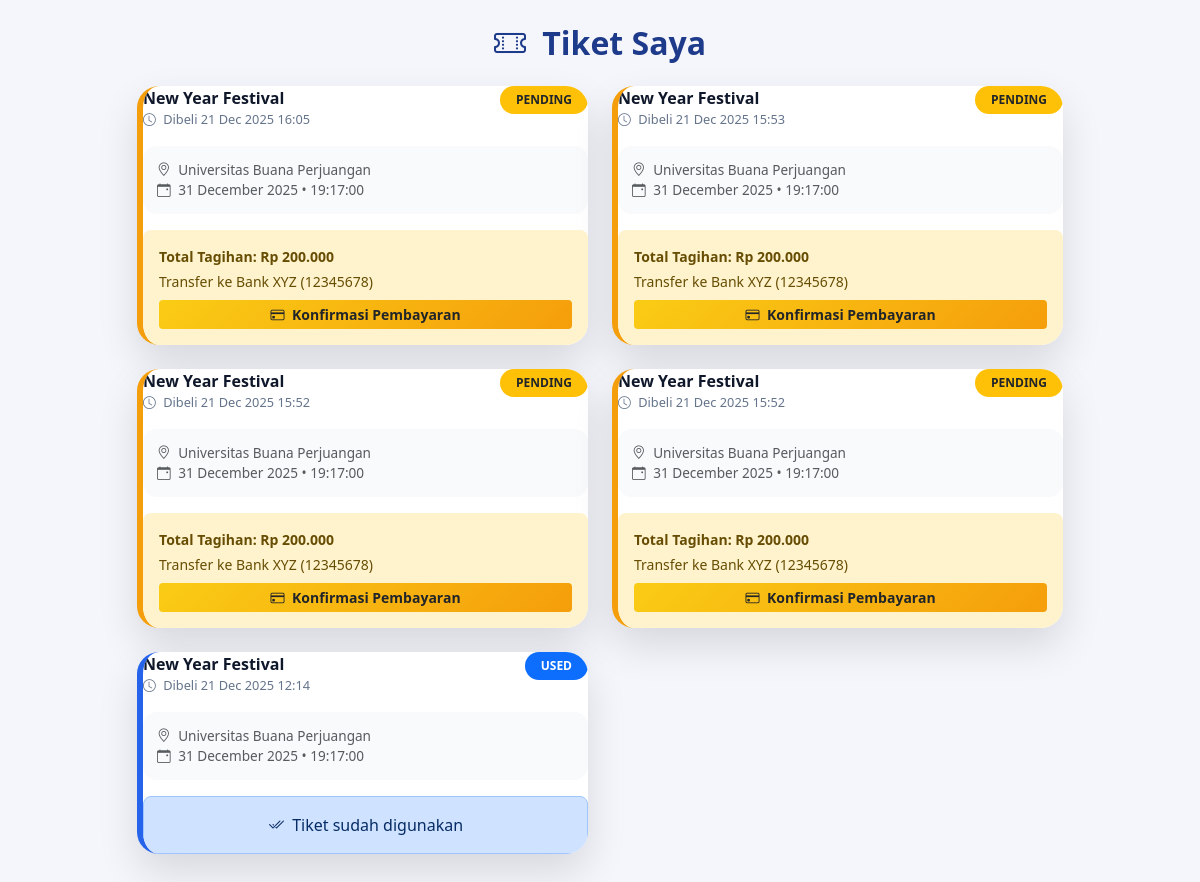
The app's page /user/my_tickets.php (signed in) with its own data.
### tables this page shows
CREATE TABLE `tickets` (
  `id` int(11) UNSIGNED NOT NULL,
  `user_id` int(11) UNSIGNED NOT NULL,
  `event_id` int(11) UNSIGNED NOT NULL,
  `ticket_code` varchar(16) NOT NULL,
  `transaction_code` varchar(32) DEFAULT NULL,
  `price` decimal(10,0) NOT NULL,
  `status` enum('PENDING','PAID','USED','CANCELED') NOT NULL DEFAULT 'PENDING',
  `purchase_date` timestamp NOT NULL DEFAULT current_timestamp(),
  `payment_date` datetime DEFAULT NULL,
  `used_at` datetime DEFAULT NULL,
  `reminder_sent` tinyint(1) DEFAULT 0,
  `reminder_sent_at` datetime DEFAULT NULL,
  `payment_method` varchar(50) DEFAULT NULL,
  `payment_proof` varchar(255) DEFAULT NULL
);

CREATE TABLE `events` (
  `id` int(11) UNSIGNED NOT NULL,
  `title` varchar(255) NOT NULL,
  `event_date` date DEFAULT NULL,
  `date` date NOT NULL,
  `time` time NOT NULL,
  `location` varchar(255) NOT NULL,
  `description` text DEFAULT NULL,
  `total_tickets` int(11) NOT NULL,
  `price` decimal(10,2) NOT NULL,
  `created_at` timestamp NOT NULL DEFAULT current_timestamp()
);

### user/my_tickets.php (the view, shortened to what this page needs)
<?php
require_once '../config/database.php';
$user_id = $_SESSION['user_id'];
$stmt = $pdo->prepare("
    SELECT t.*, e.title AS event_title, e.date AS event_date, e.time AS event_time, e.location, e.price
    FROM tickets t
    JOIN events e ON t.event_id = e.id
    WHERE t.user_id = ?
    ORDER BY t.purchase_date DESC
");
$stmt->execute([$user_id]);
$my_tickets = $stmt->fetchAll(PDO::FETCH_ASSOC);
?>
<!DOCTYPE html>
<html lang="id">
<head>
<link href="https://cdn.jsdelivr.net/npm/bootstrap@5.3.3/dist/css/bootstrap.min.css" rel="stylesheet">
<link rel="stylesheet" href="https://cdn.jsdelivr.net/npm/bootstrap-icons@1.11.3/font/bootstrap-icons.min.css">
</head>
<body>
<div class="container mt-4 mb-5">
    <h2 class="mb-4 text-center page-title">
        <i class="bi bi-ticket-perforated me-2"></i> Tiket Saya
    </h2>
    <div class="row justify-content-center">
    <div class="col-lg-10">
        <div class="row g-4">
        <?php if (empty($my_tickets)): ?>
            <div class="col-12">
                <div class="alert alert-info text-center py-5 rounded-4 shadow-sm">
                    <i class="bi bi-ticket-detailed fs-1 d-block mb-2"></i>
                    Anda belum memiliki riwayat pembelian tiket.
                </div>
            </div>
        <?php else: ?>
            <?php foreach ($my_tickets as $ticket):
                $status_class = strtolower('status-' . $ticket['status']);
                $badge_color = match($ticket['status']) {
                    'PAID' => 'bg-success',
                    'PENDING' => 'bg-warning text-dark',
                    'USED' => 'bg-primary',
                    default => 'bg-danger'
                };
            ?>
            <div class="col-md-6">
                <div class="ticket-card h-100 <?= $status_class ?>">
                    <div class="card-body">
                        <div class="ticket-header">
                            <div>
                                <div class="ticket-title">
                                    <?= htmlspecialchars($ticket['event_title']) ?>
                                </div>
                                <div class="ticket-meta">
                                    <i class="bi bi-clock me-1"></i>
                                    Dibeli <?= date('d M Y H:i', strtotime($ticket['purchase_date'])) ?>
                                </div>
                            </div>
                            <span class="badge <?= $badge_color ?> px-3 py-2 rounded-pill">
                                <?= $ticket['status'] ?>
                            </span>
                        </div>
                        <div class="info-box my-3 text-muted">
                            <div>
                                <i class="bi bi-geo-alt me-1"></i>
                                <?= htmlspecialchars($ticket['location']) ?>
                            </div>
                            <div>
                                <i class="bi bi-calendar-event me-1"></i>
                                <?= date('d F Y', strtotime($ticket['event_date'])) ?>
                                • <?= $ticket['event_time'] ?>
                            </div>
                        </div>
                        <?php if ($ticket['status'] == 'PENDING'): ?>
                            <div class="alert alert-warning border-0 small mb-0 rounded-3">
                                <p class="mb-1 fw-bold">
                                    Total Tagihan:
                                    Rp <?= number_format($ticket['price'], 0, ',', '.') ?>
                                </p>
                                <p class="mb-2">
                                    Transfer ke Bank XYZ (12345678)
                                </p>
                                <a href="my_tickets.php?action=pay&ticket_id=<?= $ticket['id'] ?>"
                                   onclick="return confirm('Simulasi: Konfirmasi pembayaran sekarang?')"
                                   class="btn btn-pay btn-sm w-100 text-dark">
                                    <i class="bi bi-credit-card me-1"></i>
                                    Konfirmasi Pembayaran
                                </a>
                            </div>
                        <?php elseif ($ticket['status'] == 'USED'): ?>
                            <div class="alert alert-primary text-center mb-0 rounded-3">
                                <i class="bi bi-check2-all me-1"></i>
                                Tiket sudah digunakan
                            </div>
                        <?php endif; ?>
                    </div>
                </div>
            </div>
            <?php endforeach; ?>
        <?php endif; ?>
        </div>
    </div>
    </div>
</div>
</body>
</html>

### user/my_tickets.php (style rules this page uses)
body { background:#f4f6fb; font-family:"Segoe UI",sans-serif; }
.page-title { font-weight:800; color:#1e3a8a; }
.ticket-card { border:none; border-radius:22px; background:#ffffff; box-shadow:0 18px 40px rgba(0,0,0,.12); transition:.25s; overflow:hidden; }
.status-pending { border-left:6px solid #f59e0b; }
.status-used { border-left:6px solid #2563eb; }
.ticket-header { display:flex; justify-content:space-between; align-items:flex-start; gap:12px; margin-bottom:10px; }
.ticket-title { font-weight:700; color:#0f172a; }
.ticket-meta { font-size:.8rem; color:#64748b; }
.info-box { background:#f8fafc; border-radius:14px; padding:14px; font-size:.85rem; }
.btn-pay { background:linear-gradient(135deg,#facc15,#f59e0b); border:none; font-weight:700; }

### records on screen
tickets: event.title "New Year Festival", purchase_date "21 Dec 2025 16:05", status "PENDING", event.location "Universitas Buana Perjuangan", event.date "31 December 2025", event.time "19:17:00", event.price "200.000"
tickets: event.title "New Year Festival", purchase_date "21 Dec 2025 15:53", status "PENDING", event.location "Universitas Buana Perjuangan", event.date "31 December 2025", event.time "19:17:00", event.price "200.000"
tickets: event.title "New Year Festival", purchase_date "21 Dec 2025 15:52", status "PENDING", event.location "Universitas Buana Perjuangan", event.date "31 December 2025", event.time "19:17:00", event.price "200.000"
tickets: event.title "New Year Festival", purchase_date "21 Dec 2025 15:52", status "PENDING", event.location "Universitas Buana Perjuangan", event.date "31 December 2025", event.time "19:17:00", event.price "200.000"
tickets: event.title "New Year Festival", purchase_date "21 Dec 2025 12:14", status "USED", event.location "Universitas Buana Perjuangan", event.date "31 December 2025", event.time "19:17:00", shows "Tiket sudah digunakan"
